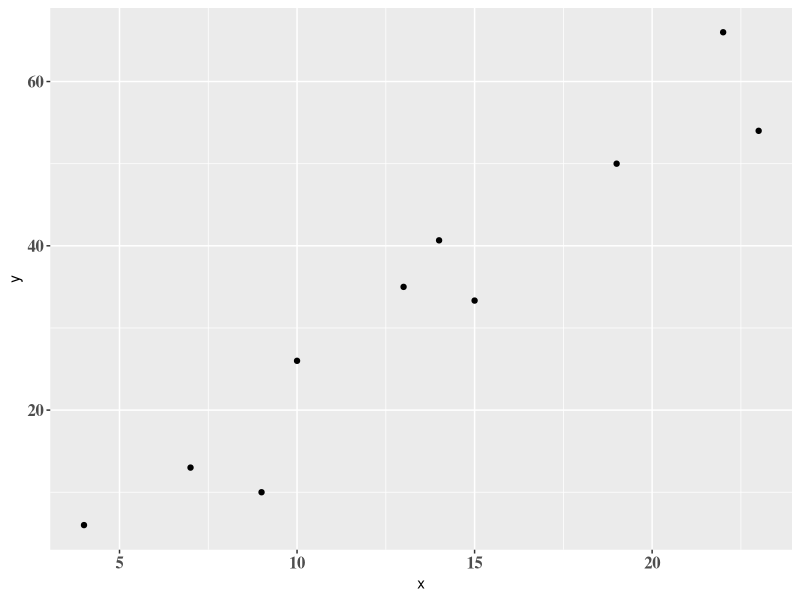
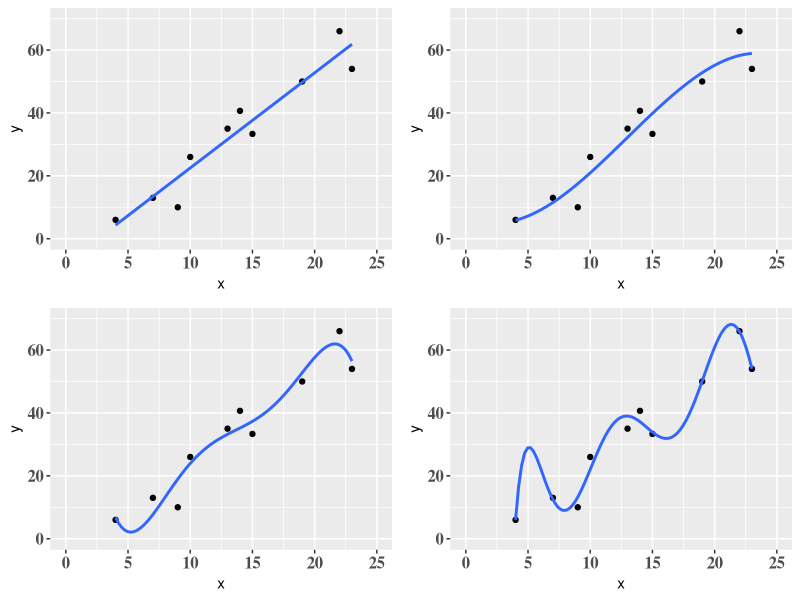
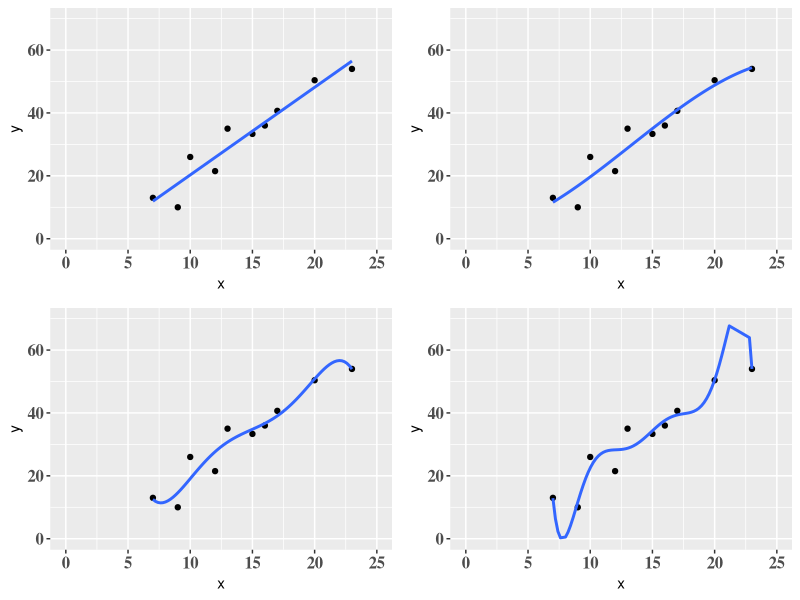

Here is the R script that generated these plots, in order:
## ---- chunk 1
knitr::opts_chunk$set(echo = TRUE)
## ---- chunk 2

suppressPackageStartupMessages(library(tidyverse))
suppressPackageStartupMessages(library(ggplot2))
suppressPackageStartupMessages(library(gridExtra))
## ---- chunk 3

set.seed(42)

cars %>% 
  filter(dist < 80) %>% 
  group_by(speed) %>% 
  summarise(dist = mean(dist)) %>% 
  sample_n(10) %>% 
  ggplot(aes(x = speed, y = dist)) +
  geom_point() + labs(x = "x", y = "y") + 
  theme(axis.text = element_text(family = "serif", face = "bold", size = 12))
## ---- chunk 4
set.seed(42)

plot1 <- cars %>% 
  filter(dist < 80) %>% 
  group_by(speed) %>% 
  summarise(dist = mean(dist)) %>% 
  sample_n(10) %>% 
  ggplot(aes(x = speed, y = dist)) +
  geom_point() + labs(x = "x", y = "y") + 
  theme(axis.text = element_text(family = "serif", face = "bold", size = 12)) +
  stat_smooth(aes(x = speed, y = dist), method = "lm",na.rm = TRUE,
              formula = y ~ poly(x, 1), se = FALSE) + xlim(0, 25) + ylim(0,70)

set.seed(42)

plot2 <- cars %>% 
  filter(dist < 80) %>% 
  group_by(speed) %>% 
  summarise(dist = mean(dist)) %>% 
  sample_n(10) %>% 
  ggplot(aes(x = speed, y = dist)) +
  geom_point() + labs(x = "x", y = "y") + 
  theme(axis.text = element_text(family = "serif", face = "bold", size = 12)) +
  stat_smooth(aes(x = speed, y = dist), method = "lm",na.rm = TRUE,
              formula = y ~ poly(x, 3), se = FALSE) + xlim(0, 25) + ylim(0,70)

set.seed(42)

plot3 <- cars %>% 
  filter(dist < 80) %>% 
  group_by(speed) %>% 
  summarise(dist = mean(dist)) %>% 
  sample_n(10) %>% 
  ggplot(aes(x = speed, y = dist)) +
  geom_point() + labs(x = "x", y = "y") + 
  theme(axis.text = element_text(family = "serif", face = "bold", size = 12)) +
  stat_smooth(aes(x = speed, y = dist), method = "lm",na.rm = TRUE,
              formula = y ~ poly(x, 5), se = FALSE) + xlim(0, 25) + ylim(0,70)

set.seed(42)

plot4 <- cars %>% 
  filter(dist < 80) %>% 
  group_by(speed) %>% 
  summarise(dist = mean(dist)) %>% 
  sample_n(10) %>% 
  ggplot(aes(x = speed, y = dist)) +
  geom_point() + labs(x = "x", y = "y") + 
  theme(axis.text = element_text(family = "serif", face = "bold", size = 12)) +
  stat_smooth(aes(x = speed, y = dist), method = "lm",na.rm = TRUE,
              formula = y ~ poly(x, 7), se = FALSE) + xlim(0, 25) + ylim(0,70)

grid.arrange(plot1, plot2, plot3, plot4, ncol=2)
## ---- chunk 5
set.seed(43)

plot1 <- cars %>% 
  filter(dist < 80) %>% 
  group_by(speed) %>% 
  summarise(dist = mean(dist)) %>% 
  sample_n(10) %>% 
  ggplot(aes(x = speed, y = dist)) +
  geom_point() + labs(x = "x", y = "y") + 
  theme(axis.text = element_text(family = "serif", face = "bold", size = 12)) +
  stat_smooth(aes(x = speed, y = dist), method = "lm",na.rm = TRUE,
              formula = y ~ poly(x, 1), se = FALSE) + xlim(0, 25) + ylim(0,70)

set.seed(43)

plot2 <- cars %>% 
  filter(dist < 80) %>% 
  group_by(speed) %>% 
  summarise(dist = mean(dist)) %>% 
  sample_n(10) %>% 
  ggplot(aes(x = speed, y = dist)) +
  geom_point() + labs(x = "x", y = "y") + 
  theme(axis.text = element_text(family = "serif", face = "bold", size = 12)) +
  stat_smooth(aes(x = speed, y = dist), method = "lm",na.rm = TRUE,
              formula = y ~ poly(x, 3), se = FALSE) + xlim(0, 25) + ylim(0,70)

set.seed(43)

plot3 <- cars %>% 
  filter(dist < 80) %>% 
  group_by(speed) %>% 
  summarise(dist = mean(dist)) %>% 
  sample_n(10) %>% 
  ggplot(aes(x = speed, y = dist)) +
  geom_point() + labs(x = "x", y = "y") + 
  theme(axis.text = element_text(family = "serif", face = "bold", size = 12)) +
  stat_smooth(aes(x = speed, y = dist), method = "lm",na.rm = TRUE,
              formula = y ~ poly(x, 5), se = FALSE) + xlim(0, 25) + ylim(0,70)

set.seed(43)

plot4 <- cars %>% 
  filter(dist < 80) %>% 
  group_by(speed) %>% 
  summarise(dist = mean(dist)) %>% 
  sample_n(10) %>% 
  ggplot(aes(x = speed, y = dist)) +
  geom_point() + labs(x = "x", y = "y") + 
  theme(axis.text = element_text(family = "serif", face = "bold", size = 12)) +
  stat_smooth(aes(x = speed, y = dist), method = "lm",na.rm = TRUE,
              formula = y ~ poly(x, 7), se = FALSE)  + xlim(0, 25) + ylim(0,70)

grid.arrange(plot1, plot2, plot3, plot4, ncol=2)
